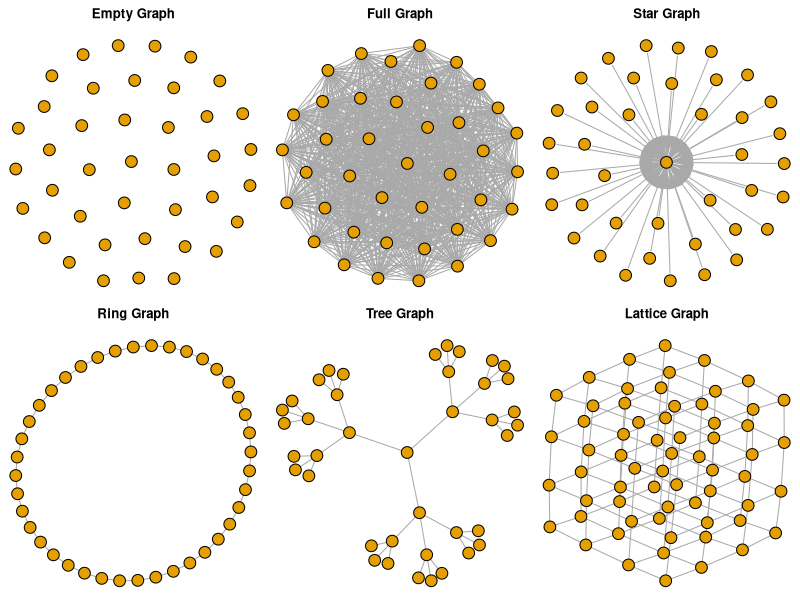
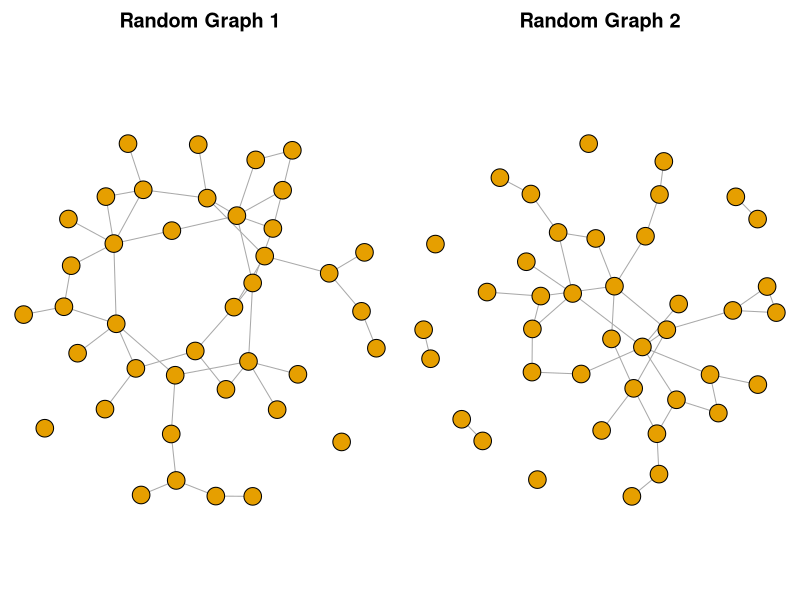
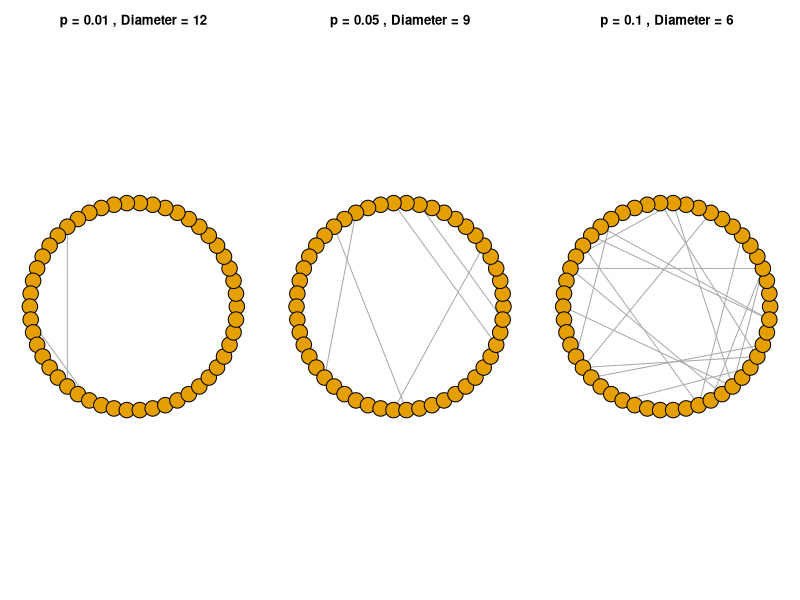
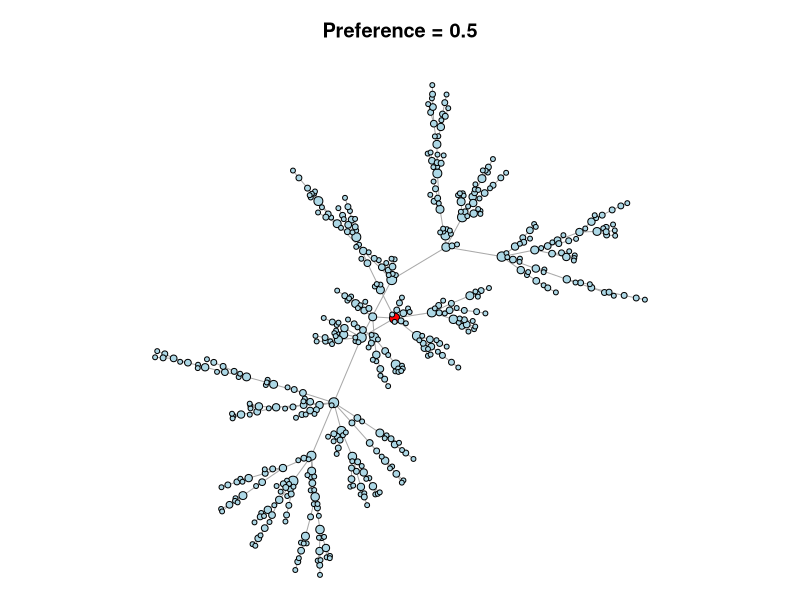
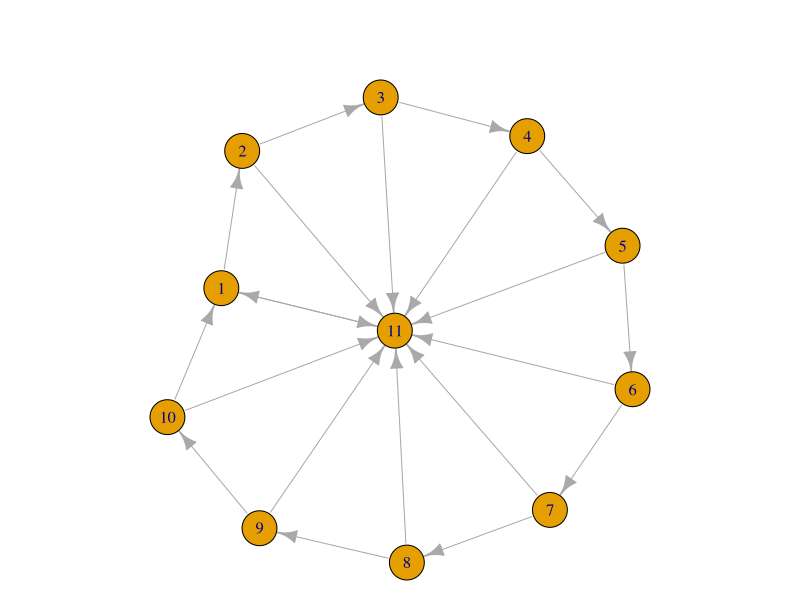
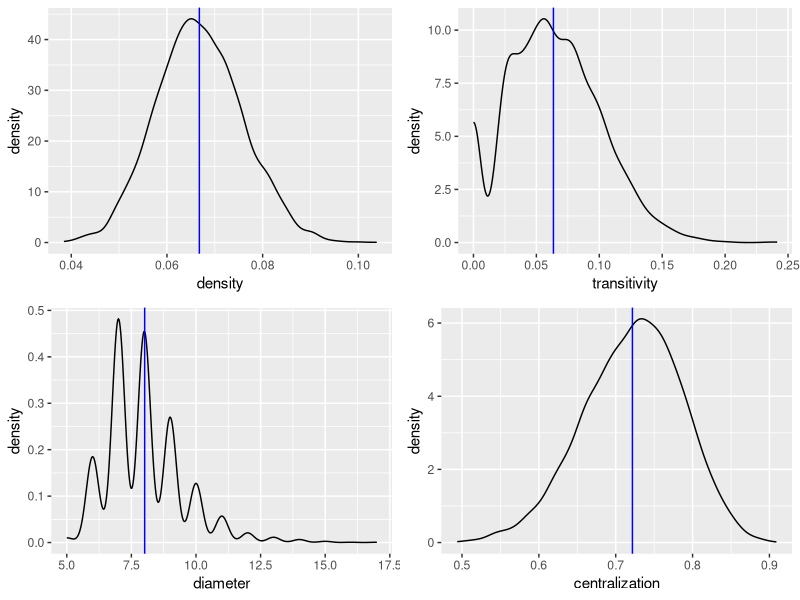

The R script that drew these images, in order:
## ---- chunk 1
knitr::opts_chunk$set(echo = TRUE)
## ---- chunk 2
library(igraph)
library(tidyverse)
library(gridExtra)

## ---- chunk 3
# Built in graphs
eg <- make_empty_graph(40)
fg <- make_full_graph(40)
st <- make_star(40)
tr <- make_tree(40, children = 3, mode = "undirected")
rn <- make_ring(40)
lt <- make_lattice(c(4,4,4))

par(mar=c(0,0,2,0), mfrow = c(2, 3))
plot(eg, vertex.size=10, vertex.label=NA,
     main = "Empty Graph")
plot(fg, vertex.size=10, vertex.label=NA, 
     main = "Full Graph")
plot(st, vertex.size=10, vertex.label=NA,
     main = "Star Graph")
plot(rn, vertex.size=10, vertex.label=NA,
     main = "Ring Graph")
plot(tr, vertex.size=10, vertex.label=NA,
     main = "Tree Graph")
plot(lt, vertex.size=10, vertex.label=NA,
     main = "Lattice Graph")
## ---- chunk 4
r1 <- erdos.renyi.game(40, 1/15)
r2 <- erdos.renyi.game(40, 1/15)
par(mar=c(0,0,2,0), mfrow = c(1, 2))
plot(r1, vertex.size=10, vertex.label=NA,
     main = "Random Graph 1")
plot(r2, vertex.size=10, vertex.label=NA,
     main = "Random Graph 2")

## ---- chunk 5
par(mar=c(2,1,3,1), mfrow=c(1,3))

P <- .01
g01 <- watts.strogatz.game(dim=1, size=50, nei=2, p=P)
D <- diameter(g01)
plot(g01, vertex.label=NA, layout=layout_in_circle(g01),
     main=paste("p =",P,", Diameter =",D))

P <- .05
g05 <- watts.strogatz.game(dim=1, size=50, nei=2, p=P)
D <- diameter(g05)
plot(g05, vertex.label=NA, layout=layout_in_circle(g05),
     main=paste("p =",P,", Diameter =",D))

P <- .10
g10 <- watts.strogatz.game(dim=1, size=50, nei=2, p=P)
D <- diameter(g10)
plot(g10, vertex.label=NA, layout=layout_in_circle(g10),
     main=paste("p =",P,", Diameter =",D))
## ---- chunk 6
b <- barabasi.game(500, power = .5, directed = F)

## ---- chunk 7
V(b)$color <- "lightblue"
V(b)[degree(b)>9]$color <- "red"
node_size <- sqrt(degree(b))+1

par(mar=c(0,0,3,0), mfrow=c(1,1))
plot(b, vertex.label=NA,vertex.size=node_size,
     main=paste("Preference = 0.5"))

## ---- chunk 8
g <- make_ring(10, directed = TRUE) %u%
  make_star(11, center = 11) + edge(11, 1)

plot(g)

## ---- chunk 9
w <- random_walk(g, start = 1, steps = 10000)
w
table(w)

## ---- chunk 10
ec <- eigen_centrality(g, directed = TRUE)$vector
cor(table(w), ec)

## ---- chunk 11
gnum <- c(1:5000)
gdist <- as.data.frame(NULL)

for (i in gnum) {
  g <- erdos.renyi.game(40, 1/15)
  density <- edge_density(g)
  transitivity <- transitivity(g)
  diameter <- diameter(g)
  centralization <- centr_eigen(g)$centralization
  # bind the data and append to the dataframe
  temp <- cbind(density, transitivity, diameter, centralization)
  gdist <- rbind(gdist, temp)
}

## ---- chunk 12
p1 <- ggplot(gdist, aes(x = density)) +
  geom_density() +
  geom_vline(xintercept = mean(gdist$density), color="blue")
p2 <- ggplot(gdist, aes(x = transitivity)) +
  geom_density() +
  geom_vline(xintercept = mean(gdist$transitivity), color="blue")
p3 <- ggplot(gdist, aes(x = diameter)) +
  geom_density() +
  geom_vline(xintercept = mean(gdist$diameter), color="blue")
p4 <- ggplot(gdist, aes(x = centralization)) +
  geom_density() +
  geom_vline(xintercept = mean(gdist$centralization), color="blue")

grid.arrange(p1,p2,p3,p4)

